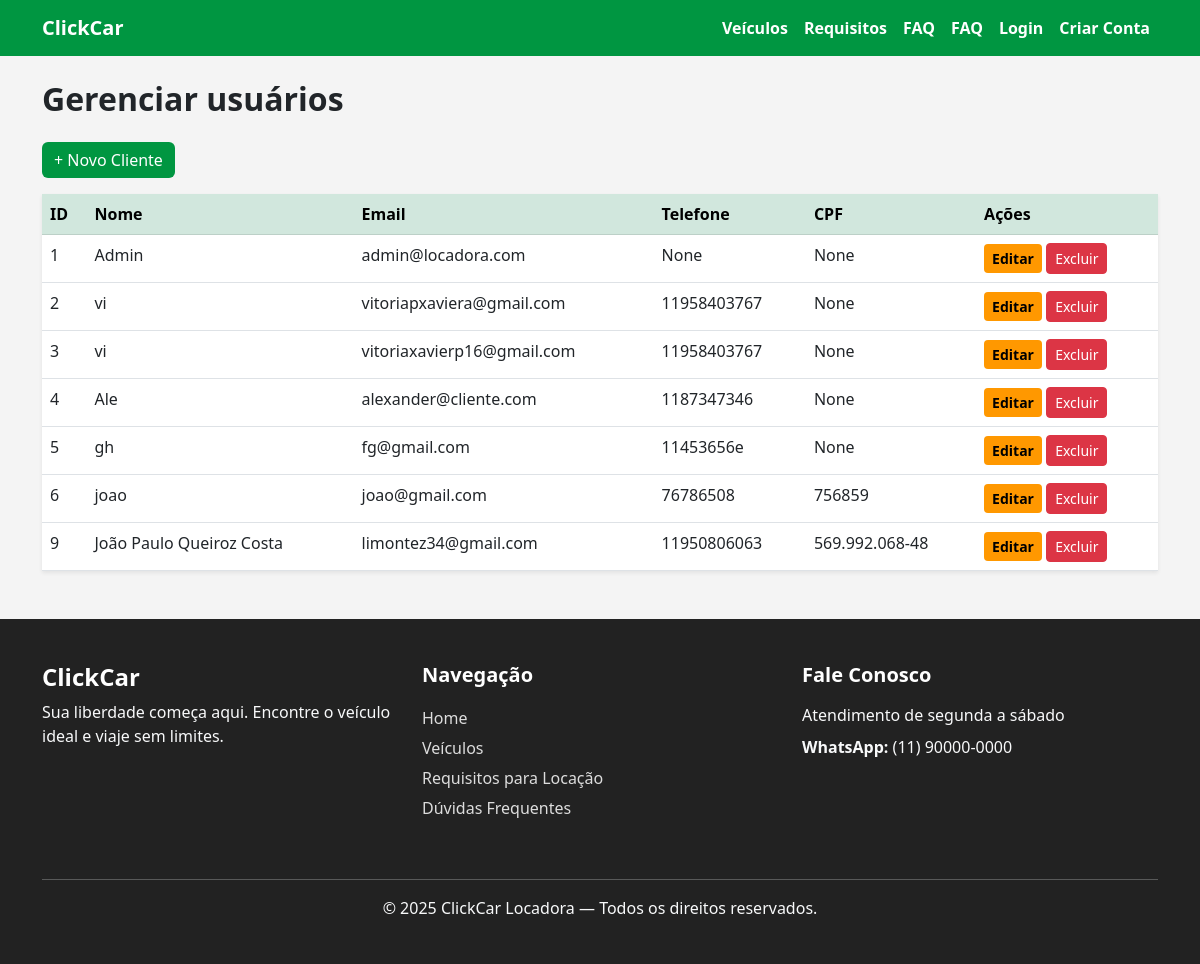
Page /admin/usuario on the earlier database version.
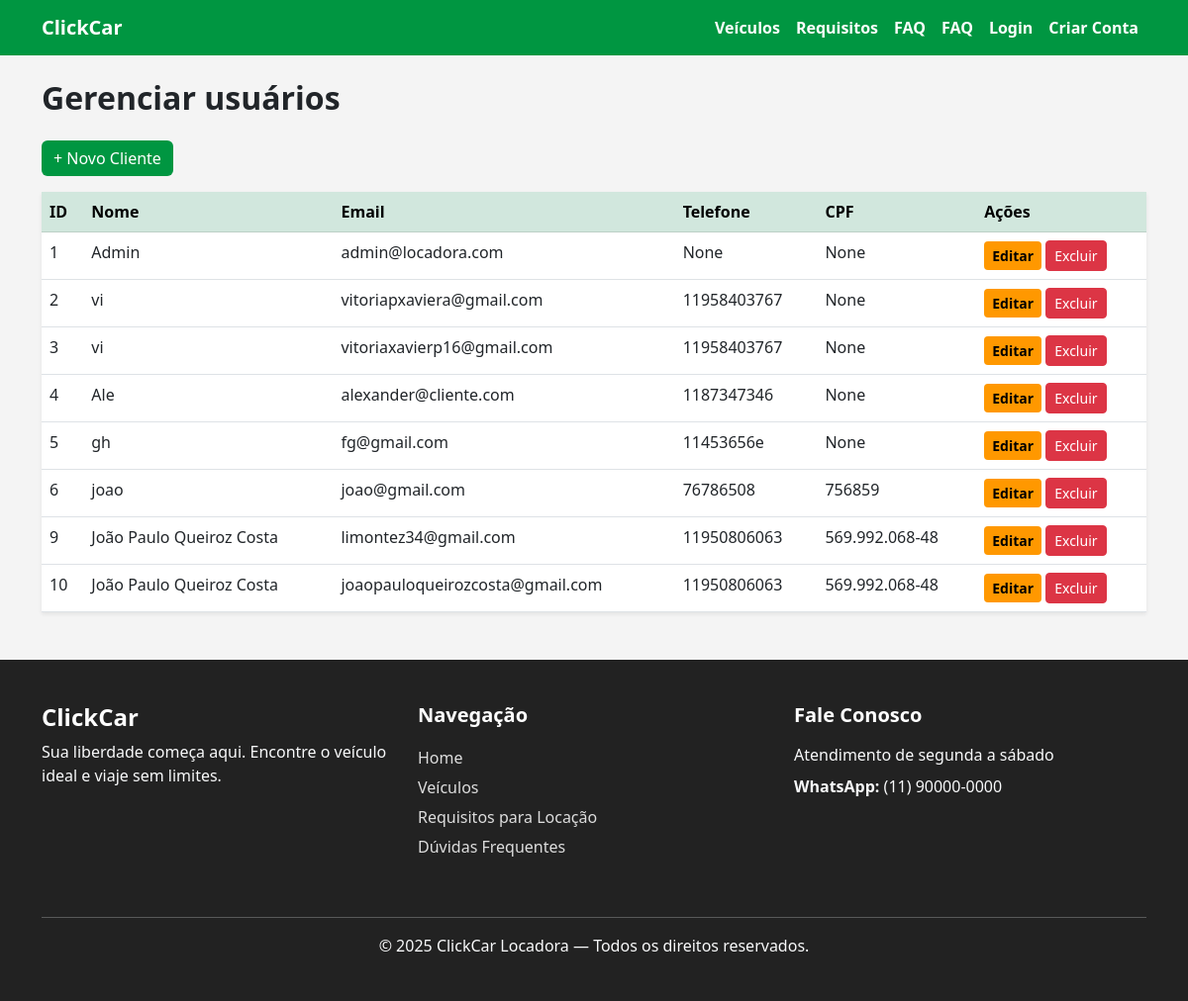
Same page on the later database version.
### models/models.py (models this page shows, shortened)
class Usuario(UserMixin, db.Model):
    __tablename__ = 'usuarios'
    id = db.Column(db.Integer, primary_key=True)
    nome = db.Column(db.String(150), nullable=False)
    email = db.Column(db.String(120), unique=True, nullable=False)
    senha_hash = db.Column(db.String(200), nullable=False)
    perfil_id = db.Column(db.Integer, db.ForeignKey(
        'perfis.id'), nullable=False)
    telefone = db.Column(db.String(20))
    cpf = db.Column(db.String(20))
    endereco = db.Column(db.String(255))
    criado_em = db.Column(db.DateTime, default=datetime.utcnow)
    email_verificado = db.Column(db.Boolean, default=False)
    codigo_verificacao = db.Column(db.String(6))
    tokens = db.relationship('Token', backref='usuarios',
                             lazy=True, cascade="all, delete-orphan")
    reservas = db.relationship(
        'Reserva',
        backref='usuario',
        cascade="all, delete-orphan"
    )

### controllers/controller.py (the view)
@main.route("/admin/usuario")
def admin_usuario_page():
    db = SessionLocal()
    usuarios = db.query(Usuario).all()
    return render_template("admin/users/list.html", usuarios=usuarios)

### templates/admin/users/list.html (shortened to what this page needs)
{% extends 'base.html' %}
{% block content %}
<h2 class="fw-bold mb-4">Gerenciar usuários</h2>
<a href="{{ url_for('main.admin_novo_cliente') }}" class="btn btn-primary mb-3">+ Novo Cliente</a>
<table class="table table-hover shadow-sm bg-white">
    <thead class="table-success">
        <tr>
            <th>ID</th>
            <th>Nome</th>
            <th>Email</th>
            <th>Telefone</th>
            <th>CPF</th>
            <th>Ações</th>
        </tr>
    </thead>
    <tbody>
        {% for u in usuarios %}
        <tr>
            <td>{{ u.id }}</td>
            <td>{{ u.nome }}</td>
            <td>{{ u.email }}</td>
            <td>{{ u.telefone }}</td>
            <td>{{ u.cpf }}</td>
            <td>
                <a href="{{ url_for('main.edit_user',user_id=u.id) }}" class="btn btn-warning btn-sm">Editar</a>
                <a href="{{ url_for('main.admin_excluir_usuario', user_id=u.id) }}"
                   onclick="return confirm('Excluir cliente?')"
                   class="btn btn-danger btn-sm">Excluir</a>
            </td>
        </tr>
        {% endfor %}
    </tbody>
</table>
{% endblock %}

### templates/base.html (shortened to what this page needs)
<!DOCTYPE html>
<html lang="pt-br">
<head>
    <link rel="stylesheet" href="{{ url_for('static', filename='css/style.css') }}">
    <link href="https://cdn.jsdelivr.net/npm/bootstrap@5.3.0/dist/css/bootstrap.min.css" rel="stylesheet">
</head>
<body>
<nav class="navbar navbar-expand-lg">
    <div class="container">
        <a class="navbar-brand" href="{{ url_for('main.index') }}">ClickCar</a>
        <div class="collapse navbar-collapse" id="menu">
            <ul class="navbar-nav ms-auto">
                <li class="nav-item">
                    <a class="nav-link" href="{{ url_for('main.listar_veiculos') }}">Veículos</a>
                </li>
                <li class="nav-item">
                    <a class="nav-link" href="{{ url_for('main.requisitos') }}">Requisitos</a>
                </li>
                <li class="nav-item">
                    <a class="nav-link" href="{{ url_for('main.faq') }}">FAQ</a>
                </li>
                <li class="nav-item">
                    <a class="nav-link" href="{{ url_for('main.faq') }}">FAQ</a>
                </li>
                {% if current_user.is_authenticated %}
                    {% if current_user.perfil.nome_perfil == 'Cliente' %}
                        <li class="nav-item">
                            <a class="nav-link" href="{{ url_for('main.customer_dashboard') }}">Minha Área</a>
                        </li>
                    {% elif current_user.perfil.nome_perfil == 'Admin' %}
                        <li class="nav-item dropdown">
                            <a class="nav-link dropdown-toggle" href="#" role="button" data-bs-toggle="dropdown">
                                Admin
                            </a>
                            <ul class="dropdown-menu">
                                <li><a class="dropdown-item" href="{{ url_for('main.admin_listar_veiculos') }}">Gerenciar Veículos</a></li>
                                <li><a class="dropdown-item" href="{{ url_for('main.admin_listar_tipos') }}">Tipos de Veículo</a></li>
                                <li><a class="dropdown-item" href="{{ url_for('main.admin_listar_clientes') }}">Clientes</a></li>
                            </ul>
                        </li>
                    {% endif %}
                    <li class="nav-item">
                        <a class="nav-link" href="{{ url_for('main.logout') }}">Sair</a>
                    </li>
                {% else %}
                    <li class="nav-item">
                        <a class="nav-link" href="{{ url_for('main.login') }}">Login</a>
                    </li>
                    <li class="nav-item">
                        <a class="nav-link" href="{{ url_for('main.register') }}">Criar Conta</a>
                    </li>
                {% endif %}
            </ul>
        </div>
    </div>
</nav>
<div class="container mt-4">
    {% block content %}{% endblock %}
</div>
<footer class="footer mt-5">
    <div class="container py-4">
        <div class="row text-center text-md-start">
            <div class="col-md-4 mb-4">
                <h4 class="fw-bold text-white">ClickCar</h4>
                <p class="text-light">
                    Sua liberdade começa aqui.
                    Encontre o veículo ideal e viaje sem limites.
                </p>
            </div>
            <div class="col-md-4 mb-4">
                <h5 class="fw-bold text-white mb-3">Navegação</h5>
                <ul class="list-unstyled">
                    <li><a href="{{ url_for('main.index') }}" class="footer-link">Home</a></li>
                    <li><a href="{{ url_for('main.listar_veiculos') }}" class="footer-link">Veículos</a></li>
                    <li><a href="{{ url_for('main.requisitos') }}" class="footer-link">Requisitos para Locação</a></li>
                    <li><a href="{{ url_for('main.faq') }}" class="footer-link">Dúvidas Frequentes</a></li>
                </ul>
            </div>
            <div class="col-md-4 mb-4">
                <h5 class="fw-bold text-white mb-3">Fale Conosco</h5>
                <p class="text-light mb-2">Atendimento de segunda a sábado</p>
                <p class="text-light"><strong>WhatsApp:</strong> (11) 90000-0000</p>
            </div>
        </div>
        <hr class="text-light">
        <p class="text-center text-light mb-0">
            © 2025 ClickCar Locadora — Todos os direitos reservados.
        </p>
    </div>
</footer>
</body>
</html>

### static/css/style.css (style rules this page uses)
.footer { background: #222; color: #eee; }
.footer-link { color: #ddd; text-decoration: none; display: block; padding: 3px 0; }

### templates/base.html (style rules this page uses)
:root { --primary-green: #009641; --yellow: #ff9800; --light-gray: #F4F4F4; --dark: #333; }
body { background-color: var(--light-gray); }
.navbar { background-color: var(--primary-green) !important; }
.navbar-brand, .nav-link, .navbar-text { color: white !important; font-weight: 600; }
.btn-primary { background-color: var(--primary-green); border: none; }
.btn-warning { background-color: var(--yellow); color: black; border: none; font-weight: 600; }
footer { margin-top: 40px; padding: 20px; background: var(--dark); color: white; text-align: center; }

Differences in the rows shown:
added Usuario: id "10", nome "João Paulo Queiroz Costa", email "joaopauloqueirozcosta@gmail.com", telefone "11950806063", cpf "569.992.068-48"
